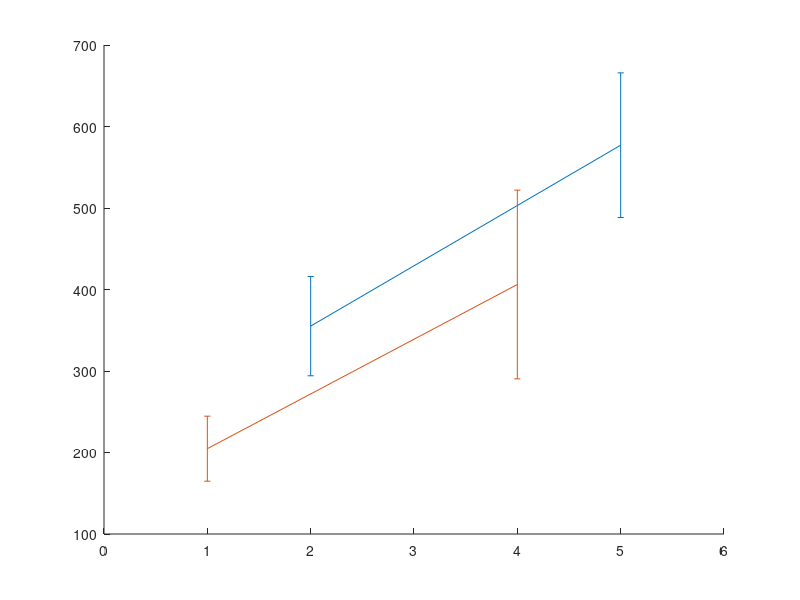
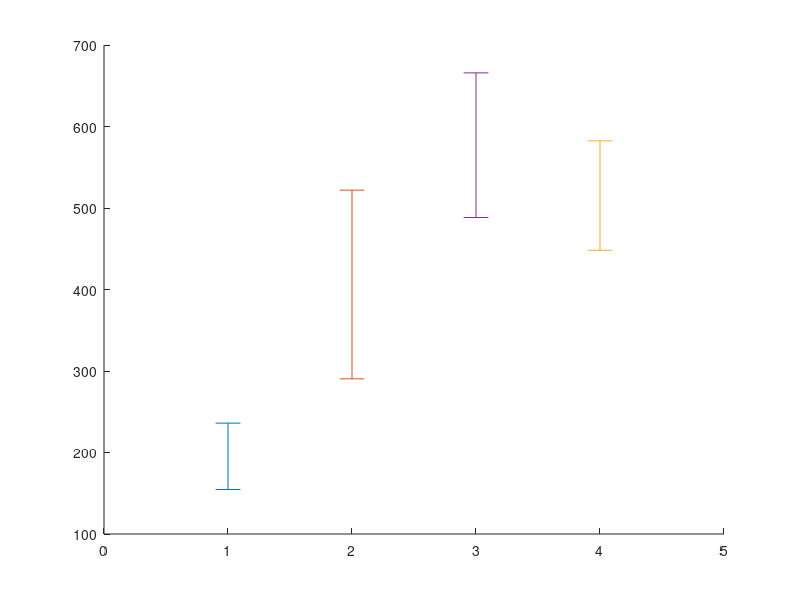

MATLAB code for these plots, in order:
function out = allstages()

late_net = [440.202559726963;355.015938213891;324.493550040898;300.656177220341];
mlate_net = mean(late_net);
slate_net = std(late_net);
late_roi = [586.853793636481;599.636723641372;666.940543712106;454.839201021971];
mlate_roi = mean(late_roi);
slate_roi = std(late_roi);
ring_net = [237.359519358569;156.178455087330;187.898898980538;237.359519358568];
mring_net = mean(ring_net);
sring_net = std(ring_net);
ring_roi= [412.627722312515;278.373662711535;376.020001695059;557.574937387407];
mring_roi = mean(ring_roi);
sring_roi = std(ring_roi);
%uRBCs
uRBC = [159.38 182.48 262.94 178.20 157.44 236.77 241.96 157.78 180.95];
muRBC = mean(uRBC);
suRBC = std(uRBC);

load('assay010918.mat')
load('assay011618.mat')
load('assay011718.mat')
iCt = [453.714302819056;505.247277005235;586.853793636481];
gCtl1 = [ctl1_10918;ctl2_10918;ctl3_10918;ctl4_10918];
gCtl2 = [ctl1_11618;ctl2_11618;ctl3_11618;ctl4_11618;ctl5_11618;ctl6_11618];
gCtl3 = [ctl1_11718;ctl2_11718;ctl3_11718;ctl4_11718;ctl5_11718;ctl6_11718;ctl7_11718;ctl8_11718;ctl9_11718;ctl10_11718];
grCtl = [ctl1_10918;ctl2_10918;ctl3_10918;ctl4_10918;ctl1_11618;ctl2_11618;ctl3_11618;ctl4_11618;ctl5_11618;ctl6_11618;ctl1_11718;ctl2_11718;ctl3_11718;ctl4_11718;ctl5_11718;ctl6_11718;ctl7_11718;ctl8_11718;ctl9_11718;ctl10_11718];
troph = cell2mat(grCtl(:,3));
troph = troph(1:2:end,:);
mtroph = mean(iCt);
stroph = std(iCt);

figure, hold on
errorbar([2 5],[mlate_net mlate_roi],[slate_net slate_roi])
errorbar([1 4],[mring_net mring_roi],[sring_net sring_roi])
hold off
figure, hold on
errorbar(1,muRBC,suRBC)
errorbar(2,mring_roi,sring_roi)
errorbar(4,mtroph,stroph)
errorbar(3,mlate_roi,slate_roi)
hold off
disp('uRBC:'),disp(muRBC)
disp('ring net iRBC:'),disp(mring_net)
disp('ring roi iRBC:'),disp(mring_roi)
disp('late net iRBC:'),disp(mlate_net)
disp('late roi iRBC:'),disp(mlate_roi)
[ss1,p1] = ttest2(late_net,ring_net);
[ss2,p2] = ttest2(late_roi,ring_roi);
%[ss3,p3] = 
out = [ss1 p1;ss2 p2];

end